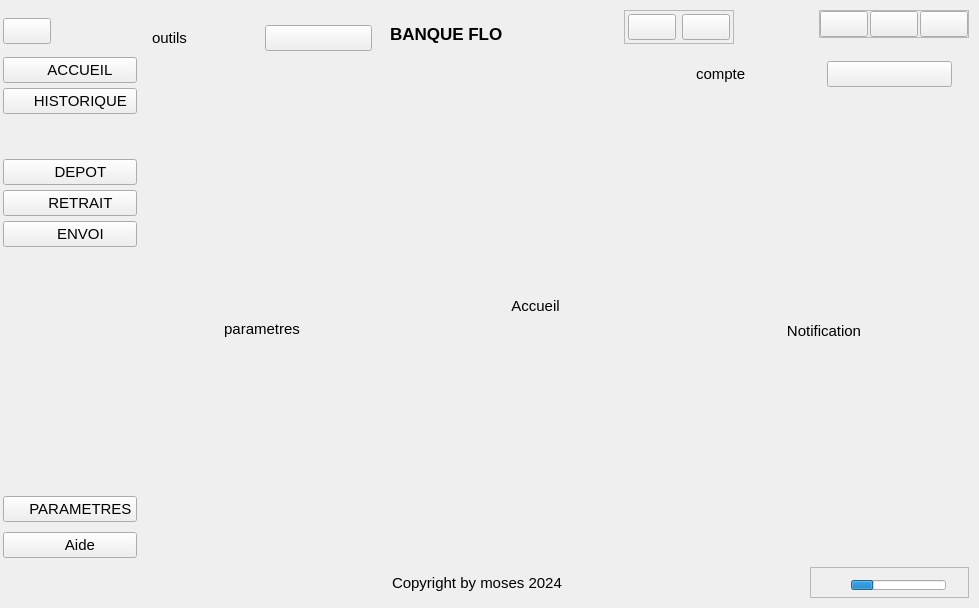
<?xml version="1.0" encoding="UTF-8"?>
<ui version="4.0">
 <class>MainWindow</class>
 <widget class="QMainWindow" name="MainWindow">
  <property name="geometry">
   <rect>
    <x>0</x>
    <y>0</y>
    <width>979</width>
    <height>608</height>
   </rect>
  </property>
  <property name="font">
   <font>
    <pointsize>11</pointsize>
   </font>
  </property>
  <property name="windowTitle">
   <string>MainWindow</string>
  </property>
  <property name="autoFillBackground">
   <bool>false</bool>
  </property>
  <property name="styleSheet">
   <string notr="true"/>
  </property>
  <widget class="QWidget" name="centralwidget">
   <property name="minimumSize">
    <size>
     <width>979</width>
     <height>608</height>
    </size>
   </property>
   <layout class="QHBoxLayout" name="horizontalLayout">
    <property name="spacing">
     <number>0</number>
    </property>
    <property name="leftMargin">
     <number>3</number>
    </property>
    <property name="topMargin">
     <number>10</number>
    </property>
    <property name="rightMargin">
     <number>10</number>
    </property>
    <property name="bottomMargin">
     <number>10</number>
    </property>
    <item alignment="Qt::AlignLeft">
     <widget class="QCustomSlideMenu" name="leftMenu" native="true">
      <layout class="QVBoxLayout" name="verticalLayout">
       <property name="spacing">
        <number>0</number>
       </property>
       <property name="leftMargin">
        <number>0</number>
       </property>
       <property name="topMargin">
        <number>0</number>
       </property>
       <property name="rightMargin">
        <number>0</number>
       </property>
       <property name="bottomMargin">
        <number>30</number>
       </property>
       <item alignment="Qt::AlignLeft|Qt::AlignTop">
        <widget class="QWidget" name="widget_6" native="true">
         <property name="minimumSize">
          <size>
           <width>46</width>
           <height>42</height>
          </size>
         </property>
         <layout class="QVBoxLayout" name="verticalLayout_4">
          <property name="spacing">
           <number>0</number>
          </property>
          <property name="leftMargin">
           <number>0</number>
          </property>
          <property name="topMargin">
           <number>5</number>
          </property>
          <property name="rightMargin">
           <number>0</number>
          </property>
          <property name="bottomMargin">
           <number>5</number>
          </property>
          <item>
           <widget class="QPushButton" name="menuBtn">
            <property name="toolTip">
             <string>Side Menu</string>
            </property>
            <property name="text">
             <string/>
            </property>
            <property name="icon">
             <iconset resource="../Qss/icons/_icons.qrc">
              <normaloff>:/feather/icons/feather/menu.png</normaloff>:/feather/icons/feather/menu.png</iconset>
            </property>
           </widget>
          </item>
         </layout>
        </widget>
       </item>
       <item alignment="Qt::AlignTop">
        <widget class="QWidget" name="widget_4" native="true">
         <property name="minimumSize">
          <size>
           <width>134</width>
           <height>117</height>
          </size>
         </property>
         <layout class="QVBoxLayout" name="verticalLayout_2">
          <property name="spacing">
           <number>5</number>
          </property>
          <property name="leftMargin">
           <number>0</number>
          </property>
          <property name="topMargin">
           <number>5</number>
          </property>
          <property name="rightMargin">
           <number>0</number>
          </property>
          <property name="bottomMargin">
           <number>5</number>
          </property>
          <item>
           <widget class="QPushButton" name="accueilBtn">
            <property name="text">
             <string>     ACCUEIL</string>
            </property>
            <property name="icon">
             <iconset resource="../Qss/icons/_icons.qrc">
              <normaloff>:/feather/icons/feather/home.png</normaloff>:/feather/icons/feather/home.png</iconset>
            </property>
           </widget>
          </item>
          <item>
           <widget class="QPushButton" name="histBtn">
            <property name="text">
             <string>     HISTORIQUE</string>
            </property>
            <property name="icon">
             <iconset resource="../Qss/icons/_icons.qrc">
              <normaloff>:/feather/icons/feather/database.png</normaloff>:/feather/icons/feather/database.png</iconset>
            </property>
           </widget>
          </item>
          <item>
           <spacer name="verticalSpacer_2">
            <property name="orientation">
             <enum>Qt::Vertical</enum>
            </property>
            <property name="sizeHint" stdset="0">
             <size>
              <width>20</width>
              <height>40</height>
             </size>
            </property>
           </spacer>
          </item>
          <item>
           <widget class="QPushButton" name="depotBtn">
            <property name="text">
             <string>     DEPOT</string>
            </property>
            <property name="icon">
             <iconset resource="../Qss/icons/_icons.qrc">
              <normaloff>:/feather/icons/feather/arrow-down-circle.png</normaloff>:/feather/icons/feather/arrow-down-circle.png</iconset>
            </property>
           </widget>
          </item>
          <item>
           <widget class="QPushButton" name="retraitBtn">
            <property name="text">
             <string>     RETRAIT</string>
            </property>
            <property name="icon">
             <iconset resource="../Qss/icons/_icons.qrc">
              <normaloff>:/feather/icons/feather/upload.png</normaloff>:/feather/icons/feather/upload.png</iconset>
            </property>
           </widget>
          </item>
          <item>
           <widget class="QPushButton" name="envoiBtn">
            <property name="text">
             <string>     ENVOI</string>
            </property>
            <property name="icon">
             <iconset resource="../Qss/icons/_icons.qrc">
              <normaloff>:/feather/icons/feather/send.png</normaloff>:/feather/icons/feather/send.png</iconset>
            </property>
           </widget>
          </item>
         </layout>
        </widget>
       </item>
       <item>
        <spacer name="verticalSpacer">
         <property name="orientation">
          <enum>Qt::Vertical</enum>
         </property>
         <property name="sizeHint" stdset="0">
          <size>
           <width>20</width>
           <height>40</height>
          </size>
         </property>
        </spacer>
       </item>
       <item alignment="Qt::AlignBottom">
        <widget class="QWidget" name="widget_5" native="true">
         <property name="minimumSize">
          <size>
           <width>105</width>
           <height>82</height>
          </size>
         </property>
         <layout class="QVBoxLayout" name="verticalLayout_3">
          <property name="spacing">
           <number>5</number>
          </property>
          <property name="leftMargin">
           <number>0</number>
          </property>
          <property name="topMargin">
           <number>5</number>
          </property>
          <property name="rightMargin">
           <number>0</number>
          </property>
          <property name="bottomMargin">
           <number>5</number>
          </property>
          <item>
           <widget class="QPushButton" name="settingsBtn">
            <property name="text">
             <string>     PARAMETRES</string>
            </property>
            <property name="icon">
             <iconset resource="../Qss/icons/_icons.qrc">
              <normaloff>:/feather/icons/feather/settings.png</normaloff>:/feather/icons/feather/settings.png</iconset>
            </property>
           </widget>
          </item>
          <item>
           <widget class="QPushButton" name="helpBtn">
            <property name="text">
             <string>     Aide</string>
            </property>
            <property name="icon">
             <iconset resource="../Qss/icons/_icons.qrc">
              <normaloff>:/feather/icons/feather/help-circle.png</normaloff>:/feather/icons/feather/help-circle.png</iconset>
            </property>
           </widget>
          </item>
         </layout>
        </widget>
       </item>
      </layout>
     </widget>
    </item>
    <item>
     <widget class="QCustomSlideMenu" name="centerMenu" native="true">
      <property name="maximumSize">
       <size>
        <width>250</width>
        <height>16777215</height>
       </size>
      </property>
      <layout class="QVBoxLayout" name="verticalLayout_5">
       <property name="leftMargin">
        <number>6</number>
       </property>
       <property name="topMargin">
        <number>6</number>
       </property>
       <property name="rightMargin">
        <number>6</number>
       </property>
       <property name="bottomMargin">
        <number>6</number>
       </property>
       <item>
        <widget class="QWidget" name="widget_7" native="true">
         <layout class="QHBoxLayout" name="horizontalLayout_2">
          <item>
           <widget class="QLabel" name="label">
            <property name="text">
             <string>outils</string>
            </property>
           </widget>
          </item>
          <item>
           <widget class="QPushButton" name="closeCenterMenuBtn">
            <property name="text">
             <string/>
            </property>
            <property name="icon">
             <iconset resource="../Qss/icons/_icons.qrc">
              <normaloff>:/feather/icons/feather/x-circle.png</normaloff>:/feather/icons/feather/x-circle.png</iconset>
            </property>
           </widget>
          </item>
         </layout>
        </widget>
       </item>
       <item>
        <widget class="QStackedWidget" name="centerMenuPages">
         <widget class="QWidget" name="settingsPage">
          <layout class="QHBoxLayout" name="horizontalLayout_8">
           <item>
            <widget class="QLabel" name="label_4">
             <property name="text">
              <string>parametres</string>
             </property>
             <property name="alignment">
              <set>Qt::AlignCenter</set>
             </property>
            </widget>
           </item>
          </layout>
         </widget>
         <widget class="QWidget" name="helpPage">
          <layout class="QHBoxLayout" name="horizontalLayout_21">
           <item>
            <widget class="QLabel" name="label_2">
             <property name="text">
              <string>aide</string>
             </property>
             <property name="alignment">
              <set>Qt::AlignCenter</set>
             </property>
            </widget>
           </item>
          </layout>
         </widget>
        </widget>
       </item>
      </layout>
     </widget>
    </item>
    <item>
     <widget class="QWidget" name="mainBody" native="true">
      <layout class="QVBoxLayout" name="verticalLayout_10">
       <property name="spacing">
        <number>0</number>
       </property>
       <property name="leftMargin">
        <number>0</number>
       </property>
       <property name="topMargin">
        <number>0</number>
       </property>
       <property name="rightMargin">
        <number>0</number>
       </property>
       <property name="bottomMargin">
        <number>0</number>
       </property>
       <item>
        <widget class="QWidget" name="header" native="true">
         <property name="sizePolicy">
          <sizepolicy hsizetype="Expanding" vsizetype="Preferred">
           <horstretch>0</horstretch>
           <verstretch>0</verstretch>
          </sizepolicy>
         </property>
         <layout class="QHBoxLayout" name="horizontalLayout_7">
          <property name="spacing">
           <number>5</number>
          </property>
          <property name="leftMargin">
           <number>3</number>
          </property>
          <property name="topMargin">
           <number>0</number>
          </property>
          <property name="rightMargin">
           <number>0</number>
          </property>
          <property name="bottomMargin">
           <number>5</number>
          </property>
          <item alignment="Qt::AlignLeft|Qt::AlignBottom">
           <widget class="QLabel" name="logo">
            <property name="font">
             <font>
              <pointsize>13</pointsize>
              <weight>75</weight>
              <bold>true</bold>
             </font>
            </property>
            <property name="text">
             <string>BANQUE FLO</string>
            </property>
           </widget>
          </item>
          <item alignment="Qt::AlignHCenter|Qt::AlignBottom">
           <widget class="QFrame" name="frame_4">
            <property name="frameShape">
             <enum>QFrame::StyledPanel</enum>
            </property>
            <property name="frameShadow">
             <enum>QFrame::Raised</enum>
            </property>
            <layout class="QHBoxLayout" name="horizontalLayout_6">
             <property name="leftMargin">
              <number>3</number>
             </property>
             <property name="topMargin">
              <number>3</number>
             </property>
             <property name="rightMargin">
              <number>3</number>
             </property>
             <property name="bottomMargin">
              <number>3</number>
             </property>
             <item>
              <widget class="QPushButton" name="notificationBtn">
               <property name="text">
                <string/>
               </property>
               <property name="icon">
                <iconset resource="../Qss/icons/_icons.qrc">
                 <normaloff>:/feather/icons/feather/bell.png</normaloff>:/feather/icons/feather/bell.png</iconset>
               </property>
              </widget>
             </item>
             <item>
              <widget class="QPushButton" name="profileBtn">
               <property name="text">
                <string/>
               </property>
               <property name="icon">
                <iconset resource="../Qss/icons/_icons.qrc">
                 <normaloff>:/feather/icons/feather/user.png</normaloff>:/feather/icons/feather/user.png</iconset>
               </property>
              </widget>
             </item>
            </layout>
           </widget>
          </item>
          <item alignment="Qt::AlignRight|Qt::AlignTop">
           <widget class="QFrame" name="frame_6">
            <property name="frameShape">
             <enum>QFrame::StyledPanel</enum>
            </property>
            <property name="frameShadow">
             <enum>QFrame::Raised</enum>
            </property>
            <layout class="QHBoxLayout" name="horizontalLayout_9">
             <property name="spacing">
              <number>2</number>
             </property>
             <property name="leftMargin">
              <number>0</number>
             </property>
             <property name="topMargin">
              <number>0</number>
             </property>
             <property name="rightMargin">
              <number>0</number>
             </property>
             <property name="bottomMargin">
              <number>0</number>
             </property>
             <item>
              <widget class="QPushButton" name="minimizeBtn">
               <property name="text">
                <string/>
               </property>
               <property name="icon">
                <iconset resource="../Qss/icons/_icons.qrc">
                 <normaloff>:/material_design/icons/material_design/minimize.png</normaloff>:/material_design/icons/material_design/minimize.png</iconset>
               </property>
              </widget>
             </item>
             <item>
              <widget class="QPushButton" name="restoreBtn">
               <property name="text">
                <string/>
               </property>
               <property name="icon">
                <iconset resource="../Qss/icons/_icons.qrc">
                 <normaloff>:/feather/icons/feather/square.png</normaloff>:/feather/icons/feather/square.png</iconset>
               </property>
              </widget>
             </item>
             <item>
              <widget class="QPushButton" name="closeBtn">
               <property name="text">
                <string/>
               </property>
               <property name="icon">
                <iconset resource="../Qss/icons/_icons.qrc">
                 <normaloff>:/feather/icons/feather/window_close.png</normaloff>:/feather/icons/feather/window_close.png</iconset>
               </property>
              </widget>
             </item>
            </layout>
           </widget>
          </item>
         </layout>
        </widget>
       </item>
       <item>
        <widget class="QWidget" name="mainContents" native="true">
         <property name="sizePolicy">
          <sizepolicy hsizetype="Preferred" vsizetype="Expanding">
           <horstretch>0</horstretch>
           <verstretch>0</verstretch>
          </sizepolicy>
         </property>
         <property name="maximumSize">
          <size>
           <width>16777215</width>
           <height>16777215</height>
          </size>
         </property>
         <layout class="QHBoxLayout" name="horizontalLayout_10">
          <property name="spacing">
           <number>5</number>
          </property>
          <property name="leftMargin">
           <number>5</number>
          </property>
          <property name="topMargin">
           <number>0</number>
          </property>
          <property name="rightMargin">
           <number>5</number>
          </property>
          <property name="bottomMargin">
           <number>0</number>
          </property>
          <item>
           <widget class="QWidget" name="mainPagesCont" native="true">
            <property name="maximumSize">
             <size>
              <width>16777215</width>
              <height>16777215</height>
             </size>
            </property>
            <layout class="QHBoxLayout" name="horizontalLayout_11">
             <property name="leftMargin">
              <number>3</number>
             </property>
             <property name="topMargin">
              <number>3</number>
             </property>
             <property name="rightMargin">
              <number>3</number>
             </property>
             <property name="bottomMargin">
              <number>3</number>
             </property>
             <item>
              <widget class="QCustomQStackedWidget" name="mainPages">
               <property name="maximumSize">
                <size>
                 <width>16777215</width>
                 <height>16777215</height>
                </size>
               </property>
               <widget class="QWidget" name="pageAccueil">
                <layout class="QHBoxLayout" name="horizontalLayout_12">
                 <item>
                  <widget class="QLabel" name="label_10">
                   <property name="text">
                    <string>Accueil</string>
                   </property>
                   <property name="alignment">
                    <set>Qt::AlignCenter</set>
                   </property>
                  </widget>
                 </item>
                </layout>
               </widget>
               <widget class="QWidget" name="pageHist">
                <layout class="QHBoxLayout" name="horizontalLayout_13">
                 <item>
                  <widget class="QLabel" name="label_11">
                   <property name="text">
                    <string>historique</string>
                   </property>
                   <property name="alignment">
                    <set>Qt::AlignCenter</set>
                   </property>
                  </widget>
                 </item>
                </layout>
               </widget>
               <widget class="QWidget" name="pageDepot">
                <layout class="QHBoxLayout" name="horizontalLayout_14">
                 <item>
                  <widget class="QLabel" name="label_12">
                   <property name="maximumSize">
                    <size>
                     <width>200</width>
                     <height>16777215</height>
                    </size>
                   </property>
                   <property name="text">
                    <string>depot</string>
                   </property>
                   <property name="alignment">
                    <set>Qt::AlignCenter</set>
                   </property>
                  </widget>
                 </item>
                </layout>
               </widget>
               <widget class="QWidget" name="pageRetrait">
                <layout class="QHBoxLayout" name="horizontalLayout_3">
                 <item>
                  <widget class="QLabel" name="label_3">
                   <property name="text">
                    <string>retrait</string>
                   </property>
                   <property name="alignment">
                    <set>Qt::AlignCenter</set>
                   </property>
                  </widget>
                 </item>
                </layout>
               </widget>
               <widget class="QWidget" name="pageEnvoi">
                <layout class="QHBoxLayout" name="horizontalLayout_20">
                 <item>
                  <widget class="QLabel" name="label_17">
                   <property name="text">
                    <string>Envoi</string>
                   </property>
                   <property name="alignment">
                    <set>Qt::AlignCenter</set>
                   </property>
                  </widget>
                 </item>
                </layout>
               </widget>
              </widget>
             </item>
            </layout>
           </widget>
          </item>
          <item>
           <widget class="QCustomSlideMenu" name="rightMenu" native="true">
            <property name="maximumSize">
             <size>
              <width>280</width>
              <height>16777215</height>
             </size>
            </property>
            <layout class="QVBoxLayout" name="verticalLayout_11">
             <property name="leftMargin">
              <number>3</number>
             </property>
             <property name="topMargin">
              <number>3</number>
             </property>
             <property name="rightMargin">
              <number>3</number>
             </property>
             <property name="bottomMargin">
              <number>3</number>
             </property>
             <item>
              <widget class="QWidget" name="widget_14" native="true">
               <layout class="QHBoxLayout" name="horizontalLayout_15">
                <item>
                 <widget class="QLabel" name="label_13">
                  <property name="text">
                   <string>compte</string>
                  </property>
                 </widget>
                </item>
                <item>
                 <widget class="QPushButton" name="closeRightMenuBtn">
                  <property name="text">
                   <string/>
                  </property>
                  <property name="icon">
                   <iconset resource="../Qss/icons/_icons.qrc">
                    <normaloff>:/feather/icons/feather/x-circle.png</normaloff>:/feather/icons/feather/x-circle.png</iconset>
                  </property>
                 </widget>
                </item>
               </layout>
              </widget>
             </item>
             <item>
              <widget class="QCustomQStackedWidget" name="rightMenuPages">
               <property name="maximumSize">
                <size>
                 <width>274</width>
                 <height>16777215</height>
                </size>
               </property>
               <widget class="QWidget" name="notificationsPage">
                <layout class="QHBoxLayout" name="horizontalLayout_16">
                 <item>
                  <widget class="QLabel" name="label_14">
                   <property name="cursor">
                    <cursorShape>BlankCursor</cursorShape>
                   </property>
                   <property name="text">
                    <string>Notification</string>
                   </property>
                   <property name="alignment">
                    <set>Qt::AlignCenter</set>
                   </property>
                  </widget>
                 </item>
                </layout>
               </widget>
               <widget class="QWidget" name="profilePage">
                <property name="maximumSize">
                 <size>
                  <width>274</width>
                  <height>16777215</height>
                 </size>
                </property>
                <layout class="QHBoxLayout" name="horizontalLayout_18">
                 <item>
                  <widget class="QLabel" name="label_8">
                   <property name="text">
                    <string>profile</string>
                   </property>
                   <property name="alignment">
                    <set>Qt::AlignCenter</set>
                   </property>
                  </widget>
                 </item>
                </layout>
               </widget>
              </widget>
             </item>
            </layout>
           </widget>
          </item>
         </layout>
        </widget>
       </item>
       <item>
        <widget class="QWidget" name="footer" native="true">
         <property name="sizePolicy">
          <sizepolicy hsizetype="Preferred" vsizetype="Preferred">
           <horstretch>0</horstretch>
           <verstretch>0</verstretch>
          </sizepolicy>
         </property>
         <layout class="QHBoxLayout" name="horizontalLayout_4">
          <property name="spacing">
           <number>5</number>
          </property>
          <property name="leftMargin">
           <number>5</number>
          </property>
          <property name="topMargin">
           <number>5</number>
          </property>
          <property name="rightMargin">
           <number>0</number>
          </property>
          <property name="bottomMargin">
           <number>0</number>
          </property>
          <item alignment="Qt::AlignLeft">
           <widget class="QLabel" name="label_6">
            <property name="text">
             <string>Copyright by moses 2024</string>
            </property>
           </widget>
          </item>
          <item alignment="Qt::AlignRight">
           <widget class="QFrame" name="frame_2">
            <property name="frameShape">
             <enum>QFrame::StyledPanel</enum>
            </property>
            <property name="frameShadow">
             <enum>QFrame::Raised</enum>
            </property>
            <layout class="QHBoxLayout" name="horizontalLayout_5">
             <property name="spacing">
              <number>10</number>
             </property>
             <property name="leftMargin">
              <number>40</number>
             </property>
             <property name="rightMargin">
              <number>3</number>
             </property>
             <property name="bottomMargin">
              <number>3</number>
             </property>
             <item>
              <widget class="QProgressBar" name="activityProgress">
               <property name="maximumSize">
                <size>
                 <width>16777215</width>
                 <height>10</height>
                </size>
               </property>
               <property name="value">
                <number>24</number>
               </property>
               <property name="textVisible">
                <bool>false</bool>
               </property>
               <property name="orientation">
                <enum>Qt::Horizontal</enum>
               </property>
               <property name="invertedAppearance">
                <bool>false</bool>
               </property>
              </widget>
             </item>
             <item>
              <widget class="QWidget" name="sizeGrip" native="true">
               <property name="maximumSize">
                <size>
                 <width>30</width>
                 <height>30</height>
                </size>
               </property>
               <layout class="QHBoxLayout" name="horizontalLayout_19">
                <property name="spacing">
                 <number>0</number>
                </property>
                <property name="leftMargin">
                 <number>0</number>
                </property>
                <property name="topMargin">
                 <number>0</number>
                </property>
                <property name="rightMargin">
                 <number>0</number>
                </property>
                <property name="bottomMargin">
                 <number>0</number>
                </property>
                <item>
                 <widget class="QLabel" name="label_16">
                  <property name="font">
                   <font>
                    <pointsize>11</pointsize>
                   </font>
                  </property>
                  <property name="text">
                   <string/>
                  </property>
                  <property name="pixmap">
                   <pixmap resource="../Qss/icons/_icons.qrc">:/feather/icons/feather/window_grip.png</pixmap>
                  </property>
                 </widget>
                </item>
               </layout>
              </widget>
             </item>
            </layout>
           </widget>
          </item>
         </layout>
        </widget>
       </item>
      </layout>
     </widget>
    </item>
   </layout>
  </widget>
 </widget>
 <customwidgets>
  <customwidget>
   <class>QCustomSlideMenu</class>
   <extends>QWidget</extends>
   <header>Custom_Widgets.QCustomSlideMenu.h</header>
   <container>1</container>
  </customwidget>
  <customwidget>
   <class>QCustomQStackedWidget</class>
   <extends>QStackedWidget</extends>
   <header>Custom_Widgets.QCustomQStackedWidget.h</header>
   <container>1</container>
  </customwidget>
 </customwidgets>
 <resources>
  <include location="../Qss/icons/_icons.qrc"/>
 </resources>
 <connections/>
</ui>
